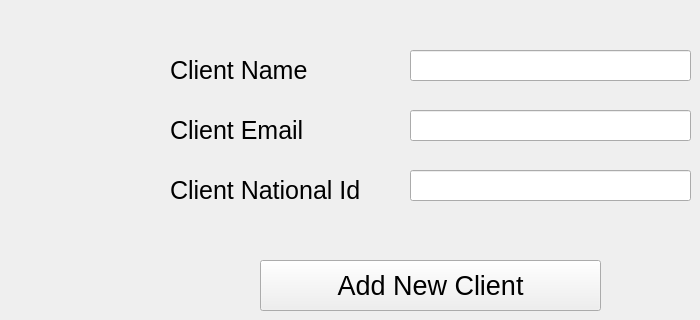
      <widget class="QWidget" name="Add_2">
       <attribute name="title">
        <string>Add Client</string>
       </attribute>
       <widget class="QLineEdit" name="lineEdit_23">
        <property name="geometry">
         <rect>
          <x>410</x>
          <y>50</y>
          <width>281</width>
          <height>31</height>
         </rect>
        </property>
       </widget>
       <widget class="QPushButton" name="pushButton_22">
        <property name="geometry">
         <rect>
          <x>260</x>
          <y>260</y>
          <width>341</width>
          <height>51</height>
         </rect>
        </property>
        <property name="font">
         <font>
          <pointsize>20</pointsize>
         </font>
        </property>
        <property name="text">
         <string>Add New Client</string>
        </property>
       </widget>
       <widget class="QLabel" name="label_31">
        <property name="geometry">
         <rect>
          <x>170</x>
          <y>50</y>
          <width>171</width>
          <height>41</height>
         </rect>
        </property>
        <property name="font">
         <font>
          <pointsize>19</pointsize>
         </font>
        </property>
        <property name="text">
         <string>Client Name</string>
        </property>
       </widget>
       <widget class="QLabel" name="label_32">
        <property name="geometry">
         <rect>
          <x>170</x>
          <y>110</y>
          <width>171</width>
          <height>41</height>
         </rect>
        </property>
        <property name="font">
         <font>
          <pointsize>19</pointsize>
         </font>
        </property>
        <property name="text">
         <string>Client Email</string>
        </property>
       </widget>
       <widget class="QLineEdit" name="lineEdit_24">
        <property name="geometry">
         <rect>
          <x>410</x>
          <y>110</y>
          <width>281</width>
          <height>31</height>
         </rect>
        </property>
       </widget>
       <widget class="QLabel" name="label_33">
        <property name="geometry">
         <rect>
          <x>170</x>
          <y>170</y>
          <width>231</width>
          <height>41</height>
         </rect>
        </property>
        <property name="font">
         <font>
          <pointsize>19</pointsize>
         </font>
        </property>
        <property name="text">
         <string>Client National Id</string>
        </property>
       </widget>
       <widget class="QLineEdit" name="lineEdit_29">
        <property name="geometry">
         <rect>
          <x>410</x>
          <y>170</y>
          <width>281</width>
          <height>31</height>
         </rect>
        </property>
       </widget>
      </widget>
